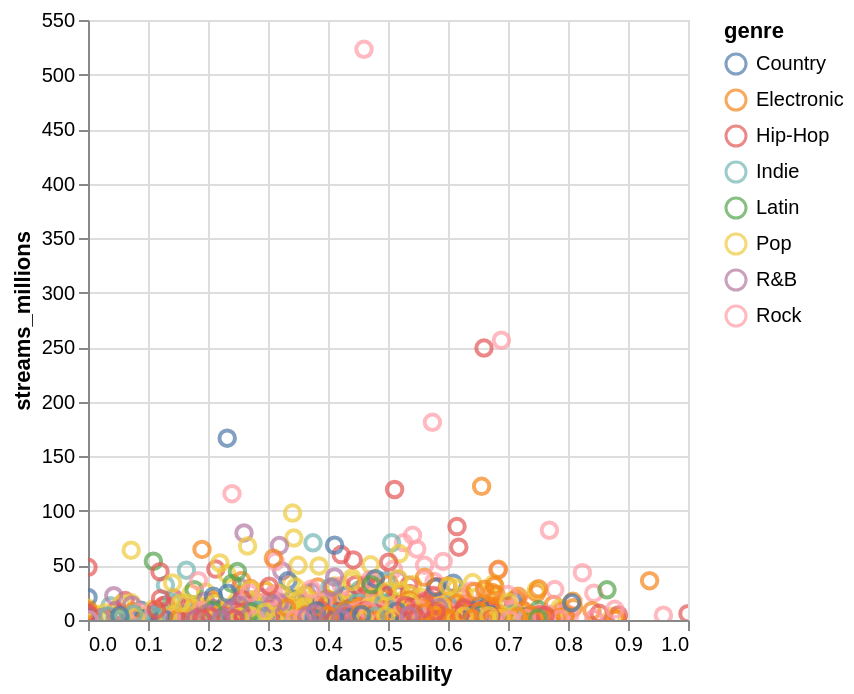

Notebook code cell kept with this figure:
### Markdown cell above
### Altair Chart

### Code cell
import altair as alt
df = pd.read_csv("music_streams.csv")

chart = alt.Chart(df).mark_point(size=60).encode(
    x='danceability:Q',              
    y='streams_millions:Q',  
    color='genre:N',
    tooltip=['genre', 'label']
).interactive()

chart.show()

### Figure 1 — Vega-Lite specification as saved in the notebook (floating-point values rounded to 4 significant figures; data arrays with more than 128 entries replaced by an {"elided": "..."} marker saying what was removed)
{"config": {"view": {"continuousWidth": 300, "continuousHeight": 300}}, "data": {"name": "data-2c81a73ca0c29c8bbde07a8edc38fc82"}, "mark": {"type": "point", "size": 60}, "encoding": {"color": {"field": "genre", "type": "nominal"}, "tooltip": [{"field": "genre", "type": "nominal"}, {"field": "label", "type": "nominal"}], "x": {"field": "danceability", "type": "quantitative"}, "y": {"field": "streams_millions", "type": "quantitative"}}, "params": [{"name": "param_1e9efca18e7a2868", "select": {"type": "interval", "encodings": ["x", "y"]}, "bind": "scales"}], "$schema": "https://vega.github.io/schema/vega-lite/v6.4.1.json", "datasets": {"data-2c81a73ca0c29c8bbde07a8edc38fc82": {"elided": "1200 records"}}}
